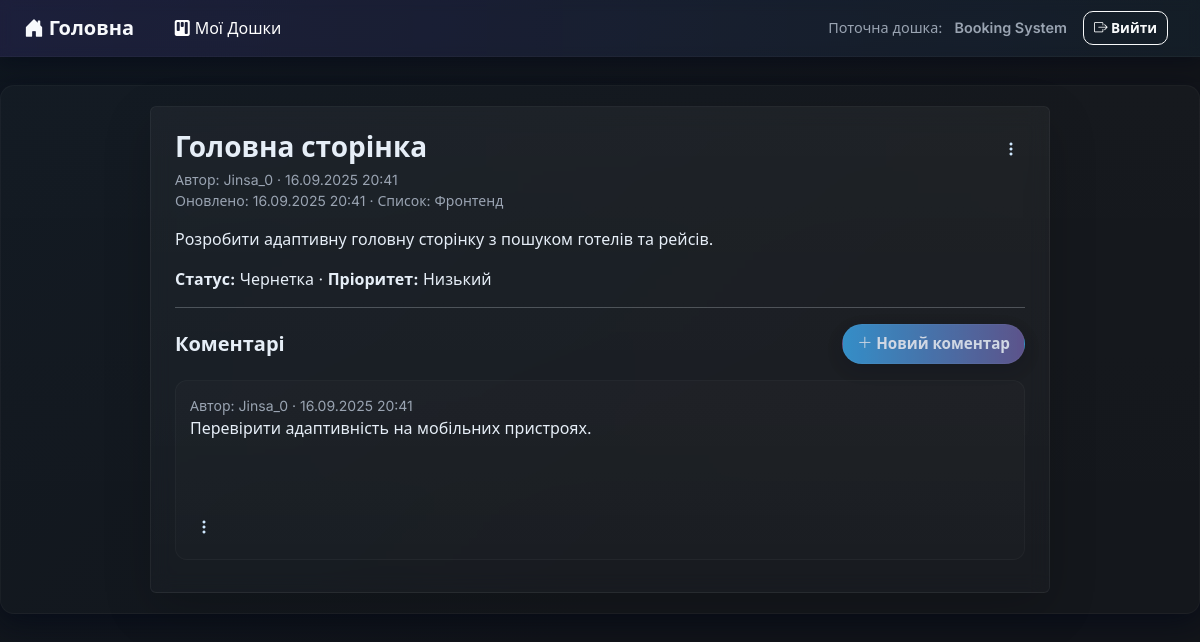
/dashboard/5/todolist/7/task/12/ (signed in), run on the app's committed database.
### task_manager/models.py (models this page shows, shortened)
class Dashboard(models.Model):
    title =  models.CharField(max_length = 200, verbose_name = "Назва")
    description =  models.TextField(verbose_name = "Опис", blank = True)
    created_at = models.DateTimeField(auto_now_add = True)
    created_by = models.ForeignKey(User, on_delete = models.CASCADE, related_name='dashboards', verbose_name = "Автор")
    members = models.ManyToManyField(User, related_name="shared_dashboards", blank=True, verbose_name = "Учасники")
    class Meta:
        verbose_name = "Дошка"
        verbose_name_plural = "Дошки"

class Task(models.Model):
    todolist = models.ForeignKey(TodoList, on_delete = models.CASCADE, related_name= 'tasks', verbose_name = "Список завдань")
    title = models.CharField(max_length = 200, verbose_name = "Назва")
    content = models.TextField(verbose_name = "Контент", blank = True)
    status = models.CharField(max_length = 20, verbose_name = "Статус", default = 'draft', choices = [
    ('draft', 'Чернетка'),
    ('in_progress', 'В процесі'),
    ('completed', 'Завершено'),
    ('archived', 'Архів')
    ])
    priority = models.CharField(max_length = 10, verbose_name = "Приорітет", default = 'low', choices = [
    ('low', 'Низький'),
    ('medium', 'Середній'),
    ('high', 'Високий'),
    ('urgent', 'Терміновий')
    ])
    deadline = models.DateField(null=True, blank=True, verbose_name = "Дедлайн")
    created_at = models.DateTimeField(auto_now_add = True, verbose_name = "Створено в")
    updated_at = models.DateTimeField(auto_now = True, verbose_name = "Оновлено в")
    created_by = models.ForeignKey(User, on_delete = models.CASCADE, related_name= 'tasks', verbose_name = "Автор")
    class Meta:
        verbose_name = "Завдання"
        verbose_name_plural = "Завдання"

class TodoList(models.Model):
    dashboard = models.ForeignKey(Dashboard, on_delete = models.CASCADE, related_name= 'todolists', verbose_name = "Дошка")
    title =  models.CharField(max_length = 200, verbose_name = "Назва")
    description =  models.TextField(verbose_name = "Опис", blank = True)
    created_at = models.DateTimeField(auto_now_add = True)
    important = models.BooleanField(default = False, verbose_name = "Важливість")
    created_by = models.ForeignKey(User, on_delete = models.CASCADE, related_name= 'todolists', verbose_name = "Автор")
    class Meta:
        verbose_name = "Список завдань"
        verbose_name_plural = "Списки завдань"

class Comment(models.Model):
    task = models.ForeignKey(Task, on_delete = models.CASCADE, related_name = 'comments', verbose_name = 'Завдання')
    content = models.TextField(verbose_name = "Контент", blank = True)
    created_by = models.ForeignKey(User, on_delete=models.CASCADE, related_name = 'comments', verbose_name = 'Автор')
    created_at = models.DateTimeField(auto_now_add=True)
    class Meta:
        verbose_name = "Коментар"
        verbose_name_plural = "Коментарі"

### task_manager/views.py (the view)
# urls.py: path('dashboard/<int:dashboard_pk>/todolist/<int:todolist_pk>/task/<int:task_pk>/', TaskDetailView.as_view(), name = 'task_detail'),
class TaskDetailView(LoginRequiredMixin, TaskAccessMixin, DetailView):
    model = Task
    template_name = 'task/task_detail.html'
    context_object_name = 'task'
    pk_url_kwarg = "task_pk"
    def get_context_data(self, **kwargs):
        context = super().get_context_data(**kwargs)
        task = self.get_object()
        context['todolist'] = task.todolist
        context['dashboard'] = task.todolist.dashboard
        return context

### task_manager/views.py (called while the page is built)
    def get_queryset(self):
        return Dashboard.objects.filter(
            Q(created_by=self.request.user) | Q(members=self.request.user)
        ).distinct()

    def get_queryset(self):
        return TodoList.objects.filter(
            dashboard__in=DashboardAccessMixin.get_queryset(self)
        ).distinct()

    def get_queryset(self):
        return Task.objects.filter(
            todolist__in=TodoListAccessMixin.get_queryset(self)
        ).distinct()

### task_manager/templates/task/task_detail.html (shortened to what this page needs)
{% extends "base.html" %}
{% block content %}
<div class="auth-card p-4 rounded shadow-lg w-100" style="max-width:900px; margin:auto;">
  <div class="d-flex justify-content-between align-items-start mb-3">
    <div>
      <h3 class="fw-bold mb-1">{{ task.title }}</h3>
      <div class="muted small">
        Автор: {{ task.created_by }} · {{ task.created_at|date:"d.m.Y H:i" }}<br>
        Оновлено: {{ task.updated_at|date:"d.m.Y H:i" }} · Список: <a style="text-decoration: none"href="{% url 'todolist_detail' dashboard_pk=dashboard.pk todolist_pk=todolist.pk %}" class="text-reset">{{ task.todolist.title }}</a>
      </div>
    </div>
    <div class="dropdown">
      <button class="action-dot" data-bs-toggle="dropdown">
        <i class="bi bi-three-dots-vertical"></i>
      </button>
    </div>
  </div>
  {% if task.content %}
    <p>{{ task.content }}</p>
  {% endif %}
  <p><strong>Статус:</strong> {{ task.get_status_display }} · <strong>Пріоритет:</strong> {{ task.get_priority_display }}</p>
  <hr>
  <div class="d-flex justify-content-between align-items-center mb-3">
    <h5 class="fw-bold mb-0">Коментарі</h5>
    <a href="{% url 'comment_create' dashboard_pk=dashboard.pk todolist_pk=todolist.pk task_pk=task.pk %}" class="btn btn-filter">
      <i class="bi bi-plus-lg"></i>&nbsp;Новий коментар
    </a>
  </div>
  {% for comment in task.comments.all %}
    <div class="task-card mb-2 d-flex justify-content-between align-items-start">
      <div>
        <div class="muted small">
          Автор: {{ comment.created_by }} · {{ comment.created_at|date:"d.m.Y H:i" }}
        </div>
        <a style="text-decoration: none" class="text-reset" href="{% url 'comment_detail' dashboard_pk=dashboard.pk todolist_pk=todolist.pk task_pk=task.pk comment_pk=comment.pk %}">{{ comment.content|truncatechars:200 }}</a>
      </div>
      <div class="dropdown">
        <button class="action-dot" data-bs-toggle="dropdown"><i class="bi bi-three-dots-vertical"></i></button>
      </div>
    </div>
  {% empty %}
    <div class="alert alert-info">Коментарів ще немає</div>
  {% endfor %}
</div>
{% endblock %}

### task_manager/templates/base.html (shortened to what this page needs)
{% load static %}
<!DOCTYPE html>
<html lang="uk">
<head>
  <link href="https://cdn.jsdelivr.net/npm/bootstrap@5.3.0/dist/css/bootstrap.min.css" rel="stylesheet">
  <link href="https://cdn.jsdelivr.net/npm/bootstrap-icons@1.10.5/font/bootstrap-icons.css" rel="stylesheet">
  <link href="{% static "css/style.css" %}" rel="stylesheet">
</head>
<body>
  <nav class="navbar navbar-expand-lg navbar-app py-2 px-4">
    <a class="navbar-brand fw-bold" href="{% url 'main' %}">
      <i class="bi bi-house-door-fill"></i>&nbsp;Головна
    </a>
    <ul class="navbar-nav ms-3">
      <li class="nav-item">
        <a class="nav-link" style="color: #ffffff;" href="{% url 'dashboard_list' %}">
          <i class="bi bi-kanban-fill"></i>&nbsp;Мої Дошки
        </a>
      </li>
    </ul>
    <div class="ms-auto d-flex align-items-center">
      {% if user.is_authenticated %}
        {% if dashboard %}
          <div class="nav-left-muted d-none d-md-block">Поточна дошка:</div>
          <div class="nav-left-muted d-none d-md-block me-3 fw-semibold">{{ dashboard.title }}</div>
        {% else %}
          <div class="nav-left-muted d-none d-md-block me-3">{{ request.user.username }}</div>
        {% endif %}
        <form method="post" action="{% url 'logout' %}" class="d-inline me-2">
          <button type="submit" class="btn btn-outline-light nav-btn">
            <i class="bi bi-box-arrow-right"></i>&nbsp;Вийти
          </button>
        </form>
      {% endif %}
    </div>
  </nav>
  <main class="app-shell">
    {% block content %}{% endblock %}
  </main>
</body>
</html>

### task_manager/static/css/style.css (style rules this page uses)
:root { --soft-accent-1: rgba(110,98,166,0.9); --soft-accent-2: rgba(61,181,255,0.85); --btn-muted-bg: rgba(255,255,255,0.02); --muted-text: #9aa4b2; --bg-1: #0f1720; --bg-2: #12151a; --panel: rgba(255,255,255,0.04); --glass: rgba(255,255,255,0.04); --accent-1: #7c5cff; --accent-2: #3db5ff; --muted: #9aa4b2; --card-shadow: 0 8px 30px rgba(2,6,23,0.6); --soft-shadow: 0 6px 18px rgba(2,6,23,0.45); }
html, body { height: 100%; margin: 0; font-family: "Inter", system-ui, -apple-system, "Segoe UI", Roboto, "Helvetica Neue", Arial; background: linear-gradient(135deg, var(--bg-1) 0%, var(--bg-2) 60%); color: #e6eef7; -webkit-font-smoothing: antialiased; -moz-osx-font-smoothing: grayscale; }
.navbar-app { background: linear-gradient(90deg, rgba(124,92,255,0.12), rgba(61,181,255,0.06)); backdrop-filter: blur(6px); border-bottom: 1px solid rgba(255,255,255,0.03); box-shadow: 0 4px 18px rgba(2,6,23,0.45); }
.navbar-app .navbar-brand { font-weight: 700; color: #f7f9fc; }
.navbar-app .nav-btn { border-radius: 10px; padding: 6px 10px; font-weight: 600; font-size: 0.85rem; }
.nav-left-muted { color: var(--muted); font-size: 0.9rem; margin-right: 0.75rem; }
.app-shell { max-width: 1200px; margin: 28px auto; padding: 20px; border-radius: 14px; background: linear-gradient(180deg, rgba(255,255,255,0.02), rgba(255,255,255,0.01)); box-shadow: var(--card-shadow); border: 1px solid rgba(255,255,255,0.03); }
.btn-filter { border-radius: 999px; padding: 8px 14px; font-weight: 600; font-size: 0.95rem; color: #eaf2ff; background: linear-gradient(90deg, var(--soft-accent-2) 0%, var(--soft-accent-1) 100%); opacity: 0.88; border: 1px solid rgba(255,255,255,0.04); box-shadow: 0 6px 18px rgba(2,6,23,0.22); transition: transform .08s ease, box-shadow .12s ease, opacity .12s ease; }
.task-card { display: flex; flex-direction: column; background: linear-gradient(180deg, rgba(255,255,255,0.018), rgba(255,255,255,0.01)); border-radius: 12px; padding: 14px; margin-bottom: 14px; min-height: 180px; border: 1px solid rgba(255,255,255,0.03); transition: transform .12s ease, box-shadow .12s ease; }
.action-dot { background: transparent; border: none; color: #cfe8ff; padding: 6px; border-radius: 8px; }
.muted { color: var(--muted); }
.auth-card { background: linear-gradient(180deg, rgba(255,255,255,0.04), rgba(255,255,255,0.02)); border: 1px solid rgba(255,255,255,0.05); backdrop-filter: blur(10px); box-shadow: 0 8px 28px rgba(2,6,23,0.55); }

### data on the page
Dashboard: title "Booking System"
Task: title "Головна сторінка", created_by "Jinsa_0", created_at "16.09.2025 20:41", updated_at "16.09.2025 20:41", todolist "Фронтенд", content "Розробити адаптивну головну сторінку з пошуком готелів та рейсів.", status "Чернетка", priority "Низький"
Comment: created_by "Jinsa_0", created_at "16.09.2025 20:41", content "Перевірити адаптивність на мобільних пристроях."
